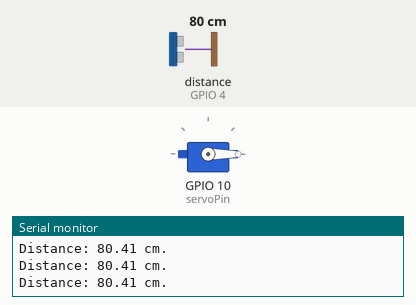
The sketch below on a simulated ESP32. Shown: servo, the last lines printed to the serial monitor. Wiring (inferred from the names in the program): ultrasonic range finder: trigger GPIO 3; echo GPIO 4. The test bench sets the inputs (shaded band); at power-on: distance to the obstacle (sensor on GPIO 4) 80 cm. The echo pulse lasts 58.3 µs per cm.

Above: at 1.2 s.
1.3 s: distance to the obstacle (sensor on GPIO 4) set to 22 cm
2.8 s: distance to the obstacle (sensor on GPIO 4) set to 18 cm
At 3.5 s:
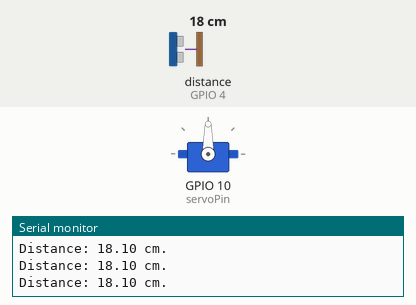
4.3 s: distance to the obstacle (sensor on GPIO 4) set to 35 cm
At 5.5 s:
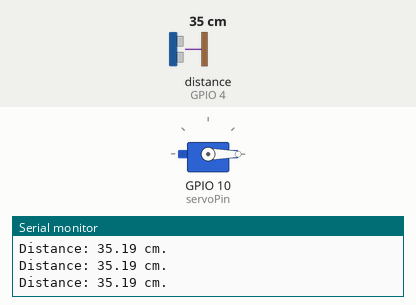
5.8 s: distance to the obstacle (sensor on GPIO 4) set to 2 cm
At 7.1 s:
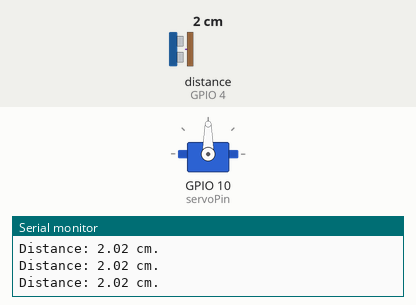
Timing chart, 0 to 8.3 s (numbered marks = the images above; inputs shaded):
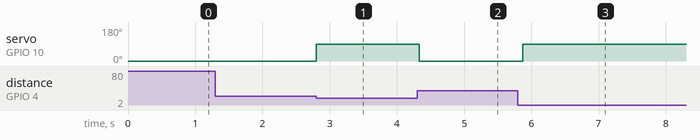

Measured:
- the behaviour switches between 20 and 19 cm on distance to the obstacle (sensor on GPIO 4) (found by bisection; images 0 and 1)
- after the input at 2.8 s, servo on GPIO 10 (servoPin): 0° → 90° at once
- after the input at 4.3 s, servo on GPIO 10 (servoPin): 90° → 0° at once
- after the input at 5.8 s, servo on GPIO 10 (servoPin): 0° → 90° after 0.07 s

The sketch:

ops4_2.ino
```cpp
#include <ESP32Servo.h>

// Assign variables to pin numbers
const int servoPin = 10;
const int trigPin = 3;
const int echoPin = 4;
// Assign variable for open angle (ex. 160 may vary)
int open_angle = 90;
// Assign variable for close angle (ex. 20 may vary)
int close_angle = 0;
// Initialize servo object with your servo name
Servo myServo;

bool isOpen = false;

void setup() {
  // Setup Trig and Echo pins
  pinMode(trigPin, OUTPUT);
  pinMode(echoPin, INPUT);
  // Attach object of your servo name to the physical servo
  myServo.attach(servoPin);
  // Initialize servo to close angle
  myServo.write(close_angle);
  Serial.begin(115200);
}

void loop() {
  // Send pulses
  digitalWrite(trigPin, LOW);
  delayMicroseconds(100);
  digitalWrite(trigPin, HIGH);
  delayMicroseconds(100);
  digitalWrite(trigPin, LOW);
  // Calculate distance
  long duration = pulseIn(echoPin, HIGH); // Takes measurement of pulse in microseconds
  float distance = duration / 58.0;        // // conversion to cm
  Serial.print("Distance: ");
  Serial.print(distance);
  Serial.println(" cm.");
  // Write servo angle to open or close based on a distance threshold in cm (value may vary)
  if (distance > 0 && distance < 20){
    myServo.write(open_angle);
    isOpen = true;
  } else {
    myServo.write(close_angle);
  }
  delay(100);
}
```
